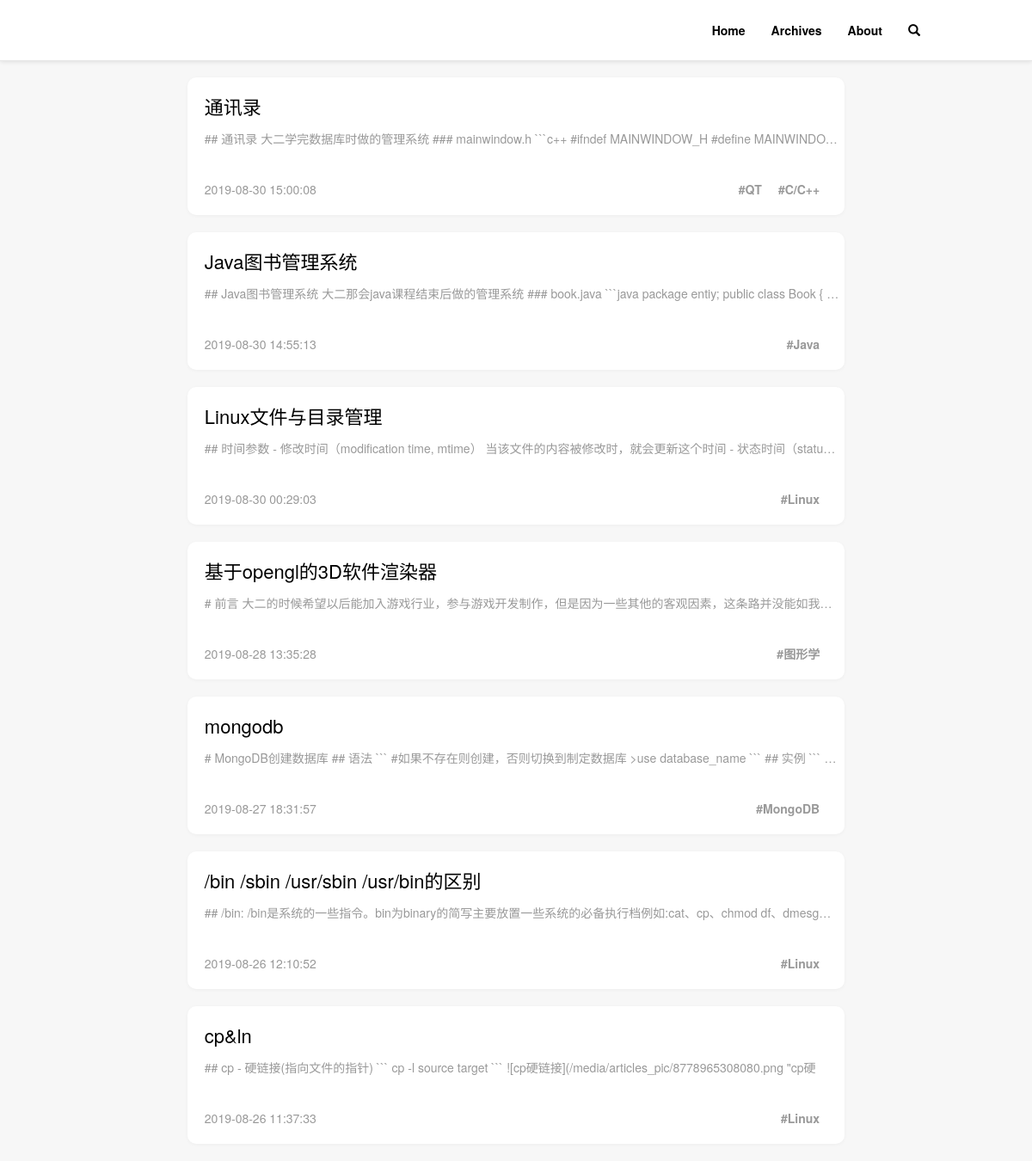
The app's page /hsjusj/home/, older data.
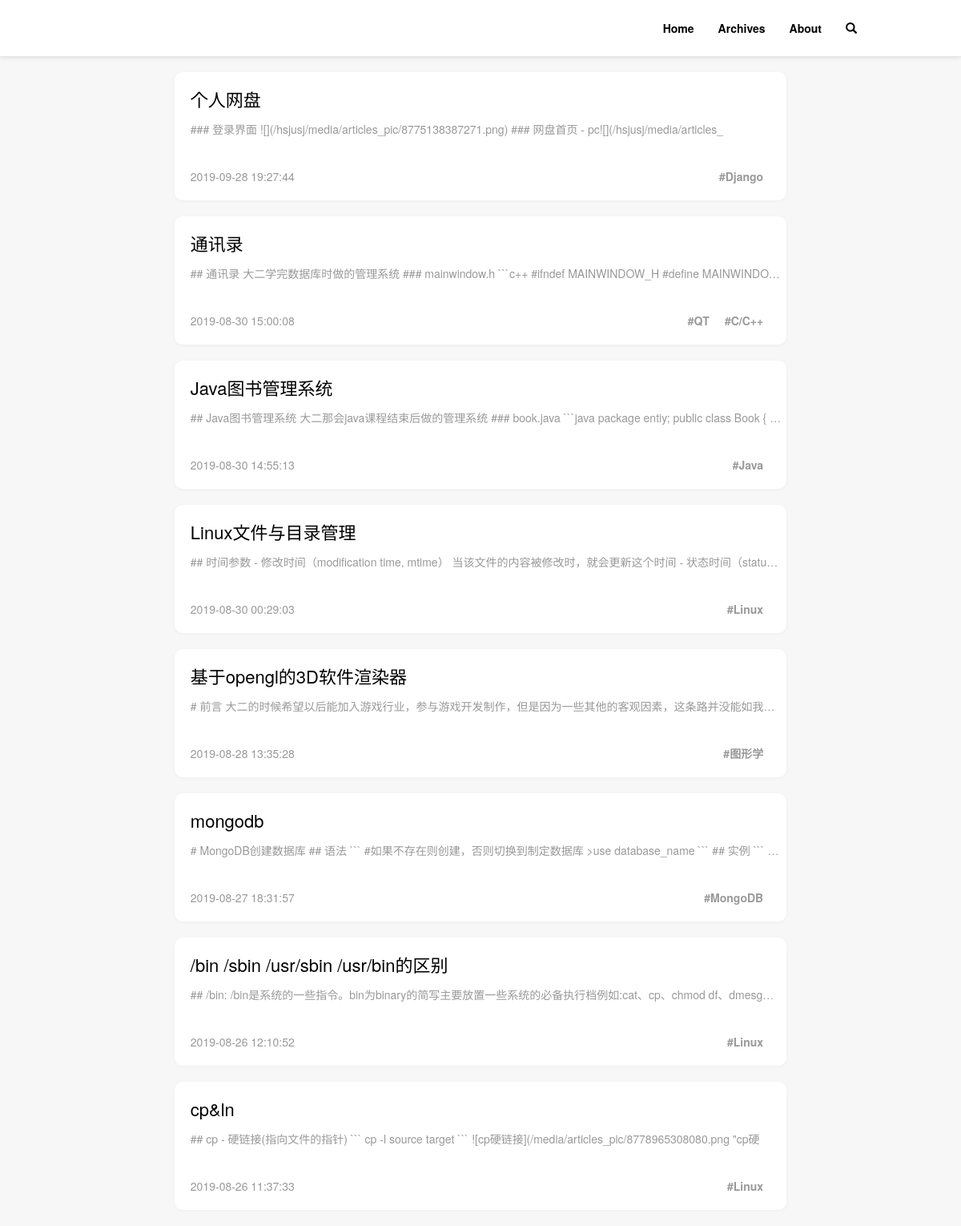
The same page, newer data.
### blog/models.py (models this page shows)
class Articles(models.Model):
    aid = models.AutoField(primary_key=True)
    title = models.CharField(max_length=32, db_index=True)
    content = models.TextField()
    create_datetime = models.DateTimeField(auto_now_add=True, db_index=True)
    imgs = models.CharField(max_length=1024, null=True)

class ArticlesToTags(models.Model):
    article = models.ForeignKey(to='Articles', to_field='aid', on_delete=models.CASCADE)
    tag = models.ForeignKey(to='Tags', to_field='tid', on_delete=models.CASCADE)

class Tags(models.Model):
    tid = models.AutoField(primary_key=True)
    tag_name = models.CharField(max_length=18)

### blog/views.py (the view)
# urls.py: path('home/', views.home, name='home'),
def home(request):
    if request.META.get('HTTP_X_PJAX', False):
        articles = models.Articles.objects.all()
        return TemplateResponse(request, 'response/blog/home_response.html', {'articles':articles})
    elif request.method == 'GET':
        articles = models.Articles.objects.all()
        return render(request, 'view/blog/home.html', {'articles':articles})

### templates/view/blog/home.html (shortened to what this page needs)
{% extends "layout/base.html" %}
{% block body %}
    <div class="post-list">
        {% for article in articles reversed %}
            <div class="post-list-item">
                <div class="title">
                    <a addr="{% url 'blog:article' article.aid %}">{{ article.title }}</a>
                </div>
                <div class="content">
                    <p>{{ article.content | slice:"100" }}</p>
                </div>
                <div class="footer">
                    <span class="datetime">{{ article.create_datetime | date:'Y-m-d H:i:s' }}</span>
                    {% for articletotags in article.articlestotags_set.all %}
                    <span class="tag hidden-xs">#{{ articletotags.tag.tag_name }}</span>
                    {% endfor %}
                </div>
            </div>
        {% endfor %}
    </div>
{% endblock %}

### templates/layout/base.html (shortened to what this page needs)
{% load static %}
<!DOCTYPE html>
<html lang="en">
    <head>
        <link href="{% static 'editor.md/css/editormd.min.css' %}" type="text/css" rel="stylesheet">
        <link href="{% static 'css/bootstrap.min.css' %}" type="text/css" rel="stylesheet">
        <link href="{% static 'css/base.css' %}" type="text/css" rel="stylesheet">
        <link href="{% static 'css/archives.css' %}" type="text/css" rel="stylesheet">
    </head>
    <body>
        <header class="navbar navbar-static-top header navbar-fixed-top">
            <div class="container">
                <nav id="bs-navbar" class="collapse navbar-collapse" aria-expanded="false">
                    <ul class="nav navbar-nav navbar-right" style="margin-top:0;margin-bottom:0;">
                        <li>
                            <a id="home" class="home" url="{% url 'blog:home' %}" ><strong>Home</strong></a>
                        </li>
                        <li>
                            <a id="archives" class="archives" url="{% url 'blog:archives' %}"><strong>Archives</strong></a>
                        </li>
                        <li>
                            <a id="about" class="about" url="{% url 'blog:about' %}"><strong>About</strong></a>
                        </li>
                        <li>
                            <a id="search" class="search" url="{% url 'blog:search' %}"><span class="glyphicon glyphicon-search" aria-hidden="true"></span></a>
                        </li>
                    </ul>
                </nav>
            </div>
        </header>
        <div class="container mtop">
            <div class="row">
                <div id="container" class="col-md-offset-1 col-md-10 col-xs-12">
                {% block body %}{% endblock %}
                </div>
            </div>
        </div>
    </body>
</html>

### static/css/base.css (style rules this page uses)
body { background-color: #f7f7f7; }
.header { background-color:white; border-color: #e7e7e7; box-shadow:0 1px 5px rgba(0,0,0,.1); left:0; }
#bs-navbar ul > li > a { color:black !important; margin:25px 15px !important; padding:0 0 !important; }
#bs-navbar li strong, .search > span { cursor:pointer; }
.post-list { padding:0 0.7rem; }
.post-list-item { background-color:#ffffff; width:100%; min-height:160px; padding:18px 4px 5px 20px; border-radius:10px; margin-bottom:20px; box-shadow:0 1px 4px rgba(0,0,0,.04); position:relative; }
.title > a { color:black; font-size:2.2rem; cursor:pointer; }
.content p { margin-top:1.2rem; white-space:nowrap; text-overflow:ellipsis; overflow:hidden; }
.content > p { color:#999; }
.datetime { color:#999; }
.tag { float:right; margin-right:1.9rem; font-weight:bold; color:#999; }
.datetime, .tag { font-size:1.4rem; }
.footer { width:100%; position:absolute; bottom:20px; padding-right:3.0rem; }

Row changes from the older to the newer data that the page shows:
added Articles: title "个人网盘", content "### 登录界面 ![](/hsjusj/media/articles_pic/8775138387271.png) ### 网盘首页 - pc![](/hsjusj/media/articles_", create_datetime "2019-09-28 19:27:44"
added ArticlesToTags: tag.tag_name "Django", shown under "个人网盘"
